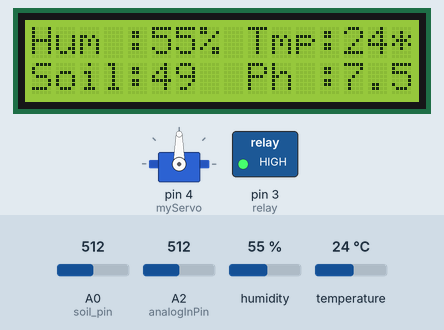
Recording of a sketch running on a simulated Arduino Uno, built with avr-gcc and run on an emulated ATmega328P. Shown: 16×2 character LCD, servo, switched loads named in the sketch (green lamp = pin HIGH). The test bench sets the inputs (shaded band); at power-on: temperature 24 °C, A0 (soil_pin) = 512, humidity 55 %, A2 (analogInPin) = 512. What the sketch prints to the serial monitor is not drawn.

Above: at 1.2 s.
1.3 s: temperature set to 4 °C
At 3.1 s:
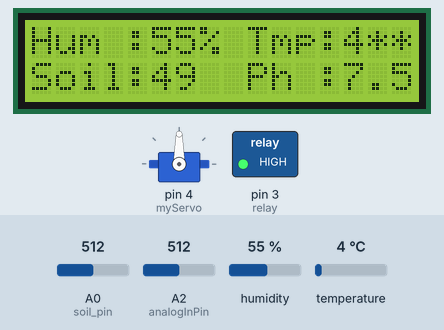
3.7 s: A0 (soil_pin) set to 934
At 4.9 s:
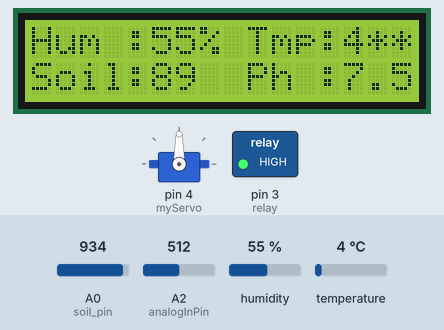
5.2 s: A0 (soil_pin) set to 968
At 6.4 s:
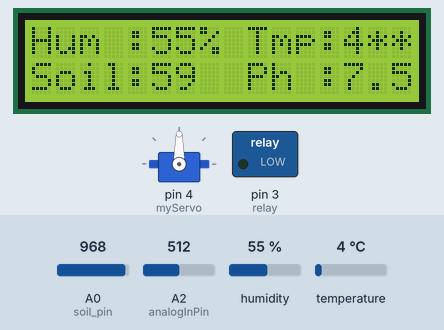
6.7 s: temperature set to 12 °C
At 9.4 s:
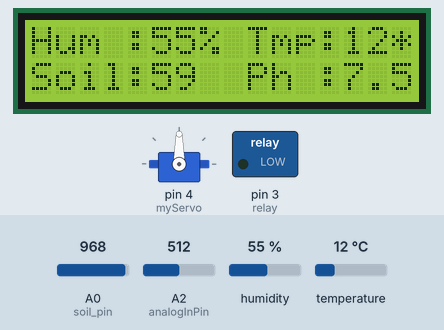
9.8 s: humidity set to 22 %
At 11.0 s:
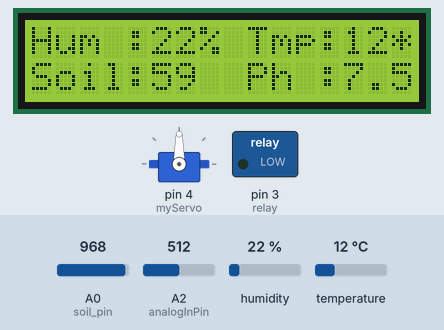
11.9 s: A0 (soil_pin) set to 992
At 12.9 s:
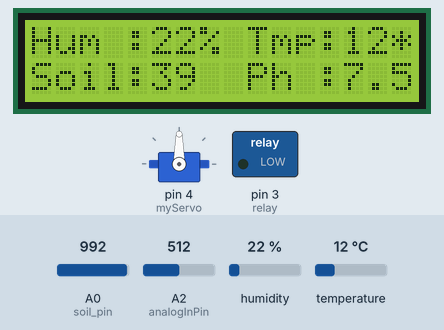
Timing chart, 0 to 14.4 s (numbered marks = the images above; inputs shaded):
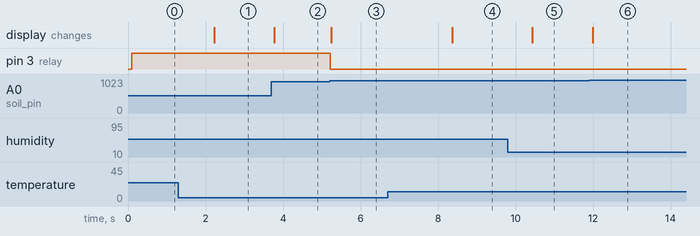

Measured:
- the behaviour switches between 951 and 952 on A0 (soil_pin) (found by bisection; images 2 and 3)
- after the input at 1.3 s, the display: changes after 0.92 s (image 1)
- after the input at 3.7 s, the display: changes after 0.07 s (image 2)
- after the input at 5.2 s, pin 3 (relay): HIGH → LOW at once; the display: changes after 0.05 s (image 3)
- after the input at 6.7 s, the display: changes after 1.7 s (image 4)
- after the input at 9.8 s, the display: changes after 0.63 s (image 5)
- after the input at 11.9 s, the display: changes after 0.09 s (image 6)

The sketch:

original_controller.ino
```cpp
#include <Wire.h>
#include <LiquidCrystal_I2C.h>
LiquidCrystal_I2C lcd(0x27, 16, 2);

//----------------DHT----------------
#include<DHT.h>
#include <Adafruit_Sensor.h>
#define DHTPIN A1  // suhu
#define DHTTYPE DHT11
DHT dht(DHTPIN, DHTTYPE);


#include <Servo.h>
Servo myServo ;

int soil_pin = A0;  // soil mois
int soil_val ;

int analogInPin = A2 ;  // pH tanah
int ph_val = 0;
float ph_out = 0.0;
int relay = 3;


void setup()
{
  uint32_t baud =115200;
 Serial.begin(baud);


  dht.begin();
  lcd.begin();
  lcd.backlight();
  pinMode (relay,OUTPUT);
  myServo.attach(4);
  lcd.print("GEMASTIK");
  lcd.clear();
}
void loop(){

//==========================================DHT11===================================
  int humidity_1 = dht.readHumidity();
  int celcius_1 = dht.readTemperature();
  int fahrenheit_1 = dht.readTemperature(true);


//==================================SOIL_MOISTURE===================================
  soil_val= analogRead(soil_pin);
  int soil_val2 = map(soil_val,1023,0,0,100);

  if (soil_val2 <= 6 )
  {
    digitalWrite(relay,LOW);  // Hidup 15 detik
    Serial.println("nyala");
  }
  else {
    digitalWrite(relay,HIGH) ;
  }
//==========================================pH_Tanah=================================
  ph_val = analogRead(analogInPin);
  ph_out = (-0.0693*ph_val)+7.3855;
  ph_out = 7.5;
//  Serial.print(ph_val);/
//==========================================Wadah pupuk=================================
  if (ph_out >= 5.5 )
  {
     myServo.write(90);
  }
  else {
      myServo.write(90);
      //delay(2000);
  }


//------------------LCD -----------------------------
  lcd.setCursor(0,0);
  lcd.print("Hum :");
  //lcd.setCursor(4,0);
  lcd.print(humidity_1);
  lcd.print("%");
  lcd.setCursor(9,0);
  lcd.print("Tmp:");
  lcd.print(celcius_1);
  lcd.print("*");

  lcd.setCursor(0,1);
  lcd.print("Soil:");
  lcd.print(soil_val2);
  lcd.setCursor(9,1);
  lcd.print("Ph :");
  lcd.print(ph_out);


//-----------------send to raspberry------------------
  Serial.print(humidity_1);
  Serial.print(",");

  Serial.print(celcius_1);
  Serial.print(",");

  Serial.print(soil_val2);
  Serial.print(",");

  Serial.println(ph_out);
  delay(50);
}
```
